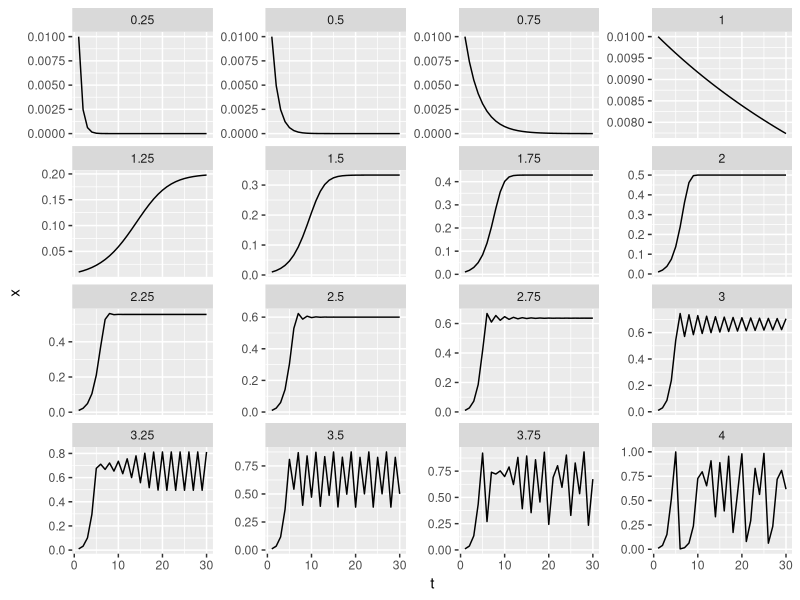
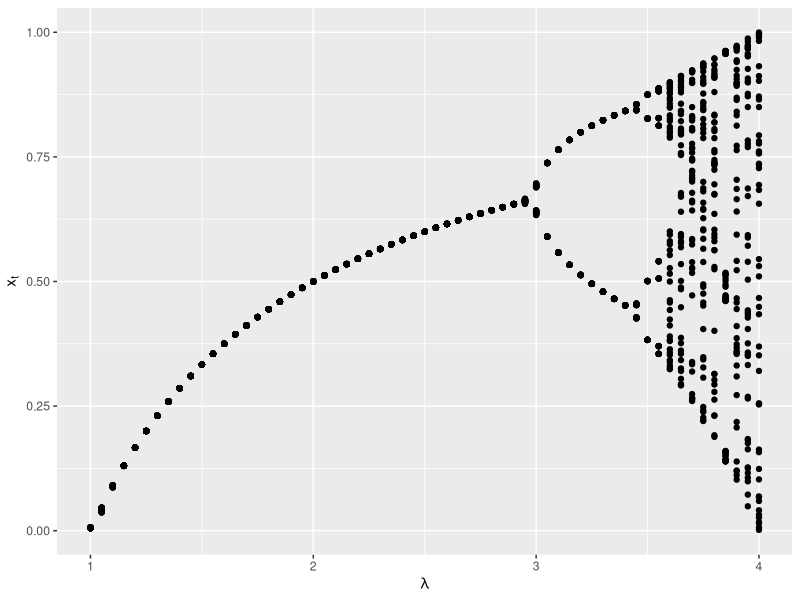

Write the R code that produced these figures, in order.

## NRES Week 1 ##

## Packages ----

library(tidyverse) # install if you haven't!

## Exploring chaos with the discrete logistic equation ----

# Point 1.

# define function for equation 1
dist_logistic <- function(x, lambda){lambda * x *(1 - x)}

# possible lambda values
lambdas <- seq(0.25, 4, by = 0.25)

# initial population size
x0 <- 0.01

# set empty vector of population sizes to fill
xs <- c(x0, rep(NA,29))

# holder dataset
sim_data <- data.frame(t = c(), x = c(), lambda = c())

# loop to run simulation
for(i in 1:length(lambdas)){

  # generate a new sequence of population sizes from empty vector
  xs_sim <- xs

  # loop to simulate change in population size
  for(j in 2:length(xs_sim)){

    # simulate new population size
    xs_sim[j] <- dist_logistic(x = xs_sim[j-1], lambda = lambdas[i])

  }

  # prepare return dataset
  it_data <- data.frame(t = seq(1,30, by = 1),
                        x = xs_sim,
                        lambda = rep(lambdas[i], length(xs_sim)))

  # bind return dataset
  sim_data <- rbind(sim_data, it_data)

}

# plotting
sim_data %>%  ggplot(aes(x = t, y = x)) +
  geom_line() +
  facet_wrap(~lambda, scales = "free_y")

# I didn't do the lambda = whatever on the panels because I wanted to go to bed

# Point 2.

# new possible lambda values
lambdas_2 <- seq(1, 4, by = 0.05)

# new vector to store population sizes
xs_2 <- c(x0, rep(NA,99))

# holder dataset
sim_data_2 <- data.frame(t = c(), x = c(), lambda = c())

# loop to run simulation
for(i in 1:length(lambdas_2)){

  # generate a new sequence of population sizes from empty vector
  xs_sim <- xs_2

  # loop to simulate change in population size
  for(j in 2:length(xs_sim)){

    # simulate new population size
    xs_sim[j] <- dist_logistic(x = xs_sim[j-1], lambda = lambdas_2[i])

  }

  # prepare return dataset
  it_data <- data.frame(t = seq(1,100, by = 1),
                        x = xs_sim,
                        lambda = rep(lambdas_2[i], length(xs_sim)))

  # bind return dataset
  sim_data_2 <- rbind(sim_data_2, it_data)

}

# filter data for x > 50
sim_data_2 <- sim_data_2 %>% filter(t > 50)

# plotting
sim_data_2 %>%
  ggplot(aes(x = lambda, y = x)) +
  geom_point() +
  xlab(expression(lambda)) + ylab(expression(x[t]))





